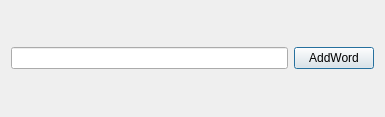
<?xml version="1.0" encoding="UTF-8"?>
<ui version="4.0">
 <class>AddWord</class>
 <widget class="QWidget" name="AddWord">
  <property name="geometry">
   <rect>
    <x>0</x>
    <y>0</y>
    <width>385</width>
    <height>117</height>
   </rect>
  </property>
  <property name="windowTitle">
   <string>AddWord</string>
  </property>
  <layout class="QGridLayout" name="gridLayout">
   <item row="0" column="0">
    <widget class="QLineEdit" name="lineEdit"/>
   </item>
   <item row="0" column="1">
    <widget class="QPushButton" name="pushButton">
     <property name="text">
      <string>AddWord</string>
     </property>
     <property name="autoDefault">
      <bool>true</bool>
     </property>
     <property name="default">
      <bool>true</bool>
     </property>
    </widget>
   </item>
  </layout>
 </widget>
 <resources/>
 <connections/>
</ui>
